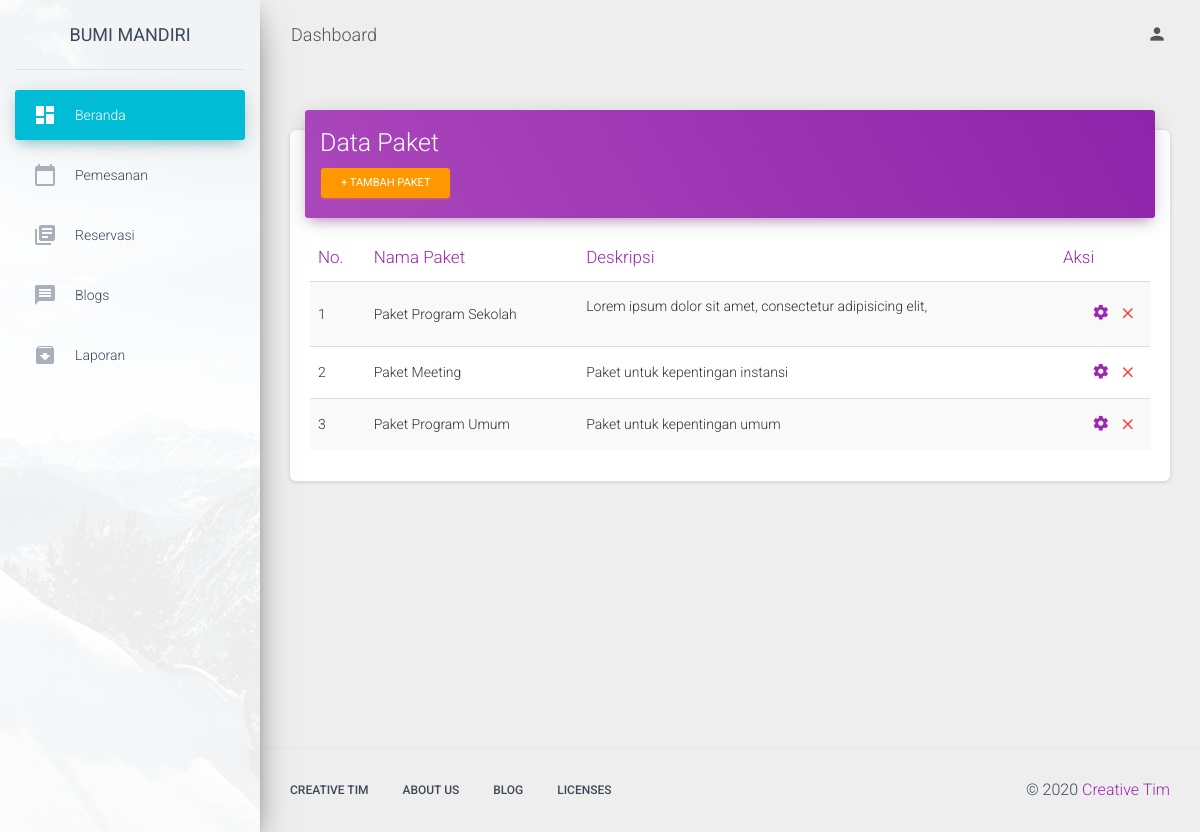
Page /index.php/admin/data_paket on the committed database.
### tables this page shows
CREATE TABLE `paket_jenis` (
  `id` int(11) NOT NULL,
  `nama_paket` varchar(30) NOT NULL,
  `deskripsi` text NOT NULL,
  `paket_img` varchar(100) NOT NULL
);

### application/controllers/Admin.php (called while the page is built, shortened)
<?php
class Admin extends CI_Controller {
	function __construct(){
		$this->load->helper('url');
        $this->load->helper('text');
        $this->load->library('pdf');
		$this->load->model('Admin_model');
		$this->load->model('Paket_model');
		$this->load->model('Petugas_model');
		$this->load->model('Pelanggan_model');
		$this->load->model('Reservasi_model');
		$this->load->model('Post_model');
		$this->load->model('Testimoni_model');
		$this->load->model('Pemesanan');
	}
	public function data_paket()
	{
		$data=array('res'=>$this->Paket_model->get_paket());
		$this->load->view('admin/template/head');
		$this->load->view('admin/template/sidebar');
		$this->load->view('admin/paket', $data);
		$this->load->view('admin/template/foot');
	}
}

### index.php (called while the page is built, shortened)
<?php
require_once BASEPATH.'core/CodeIgniter.php';

### application/models/Paket_model.php (called while the page is built, shortened)
<?php
class Paket_model extends CI_Model {
	function get_paket(){
		$result=$this->db->query("SELECT * FROM paket_jenis");
        return $result;
	}
}

### application/views/admin/paket.php (the view, shortened to what this page needs)
<!DOCTYPE html>
<html lang="en">
    <div class="main-panel">
      <nav class="navbar navbar-expand-lg navbar-transparent navbar-absolute fixed-top ">
        <div class="container-fluid">
          <div class="navbar-wrapper">
            <a class="navbar-brand" href="#pablo">Dashboard</a>
          </div>
          <div class="collapse navbar-collapse justify-content-end">
            <ul class="navbar-nav">
              <li class="nav-item dropdown">
                <a class="nav-link" href="#pablo" id="navbarDropdownProfile" data-toggle="dropdown" aria-haspopup="true" aria-expanded="false">
                  <i class="material-icons">person</i>
                </a>
              </li>
            </ul>
          </div>
        </div>
      </nav>
      <div class="content">
        <div class="container-fluid">
          <div class="">
              <div class="card">
                <div class="card-header card-header-primary">
                  <h3 class="card-title">Data Paket</h3>
                  <a href="<?php echo base_url() ?>admin/tambah_paket" class="btn btn-warning btn-sm">+ Tambah Paket</a>
                </div>
                <div class="card-body table-responsive">
                  <table id="myTable" class="table table-hover  table-striped">
                    <thead class="text-primary">
                      <th>No.</th>
                      <th>Nama Paket</th>
                      <th>Deskripsi</th>
                      <th>Aksi</th>
                    </thead>
                    <tbody><?php $no=1; ?>
                    <?php
                      function word_limit($string, $word_limit){
                        $words = explode(" ",$string);
                        return implode(" ",array_splice($words,0,$word_limit));
                      }
                      foreach(array_slice($res->result(), 0, 10) as $post ):
                    ?>
                      <tr>
                        <td><?php echo $no++; ?></td>
                        <td><?php echo $post->nama_paket?></td>
                        <td><?php echo word_limit($post->deskripsi, 8);?></td>
                        <td class="td-actions text-right">
                          <a href="<?php echo base_url() ?>Admin/ubah_paket/<?php echo $post->id?>" rel="tooltip" title="Opsi" class="btn btn-primary btn-link btn-sm">
                            <i class="material-icons">settings</i>
                          </a>
                          <button type="button" class="btn btn-danger pull-right btn-link" rel="tooltip" title="hapus" data-toggle="modal" data-target="#<?php echo $post->id?>"><i class="material-icons">close</i></button>
                        </td>
                      </tr>
                    <?php endforeach; ?></tbody>
                  </table>
                </div>
              </div>
            </div>
        </div>
      </div>
      <footer class="footer">
        <div class="container-fluid">
          <nav class="float-left">
            <ul>
              <li>
                <a href="https://www.creative-tim.com">
                  Creative Tim
                </a>
              </li>
              <li>
                <a href="https://creative-tim.com/presentation">
                  About Us
                </a>
              </li>
              <li>
                <a href="http://blog.creative-tim.com">
                  Blog
                </a>
              </li>
              <li>
                <a href="https://www.creative-tim.com/license">
                  Licenses
                </a>
              </li>
            </ul>
          </nav>
          <div class="copyright float-right">
            &copy;
            <a href="https://www.creative-tim.com" target="_blank">Creative Tim</a>
          </div>
        </div>
      </footer>
    </div>
  </div>

### rows in the picture
paket_jenis: nama_paket "Paket Program Sekolah", deskripsi "Lorem ipsum dolor sit amet, consectetur adipisicing elit,"
paket_jenis: nama_paket "Paket Meeting", deskripsi "Paket untuk kepentingan instansi"
paket_jenis: nama_paket "Paket Program Umum", deskripsi "Paket untuk kepentingan umum"
